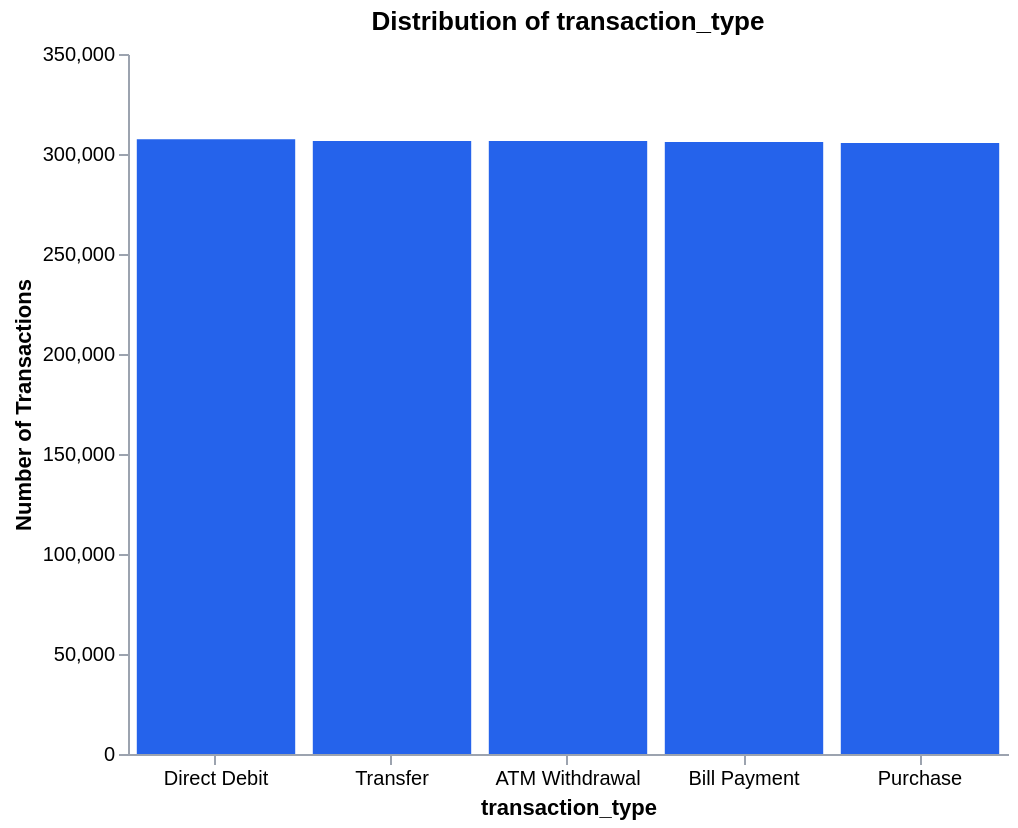

Here is the notebook cell this chart was saved with:
### Code cell
categorical_distribution('transaction_type')

### Figure 1 — Vega-Lite specification as saved in the notebook (floating-point values rounded to 4 significant figures)
{"config": {"view": {"continuousWidth": 300, "continuousHeight": 300, "strokeWidth": 0}, "axis": {"domainColor": "#9ca3af", "labelColor": "#000", "tickColor": "#9ca3af", "titleColor": "#000"}}, "data": {"name": "data-c80214a9a2b7263c815f13c2f8c2b8cf"}, "mark": {"type": "bar", "color": "#2563eb"}, "encoding": {"tooltip": [{"field": "transaction_type", "type": "nominal"}, {"field": "Count", "format": ",", "title": "Transactions", "type": "quantitative"}, {"field": "Share", "format": ".1%", "type": "quantitative"}], "x": {"axis": {"grid": false, "labelAngle": 0}, "field": "transaction_type", "sort": "-y", "title": "transaction_type", "type": "nominal"}, "y": {"axis": {"grid": false}, "field": "Count", "title": "Number of Transactions", "type": "quantitative"}}, "height": 350, "title": "Distribution of transaction_type", "width": 440, "$schema": "https://vega.github.io/schema/vega-lite/v5.20.1.json", "datasets": {"data-c80214a9a2b7263c815f13c2f8c2b8cf": [{"transaction_type": "Direct Debit", "Count": 307418, "Share": 0.2007}, {"transaction_type": "Transfer", "Count": 306545, "Share": 0.2001}, {"transaction_type": "ATM Withdrawal", "Count": 306499, "Share": 0.2001}, {"transaction_type": "Bill Payment", "Count": 306029, "Share": 0.1998}, {"transaction_type": "Purchase", "Count": 305518, "Share": 0.1994}]}}
